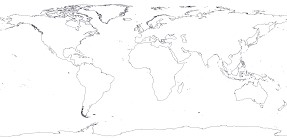
#> input picture plotting_data_on_maps/world_map_coastlines.jpg, 287 x 138 px
$ python training_picture_in_pyplot.py
#> lines starting #> are read from the running program, lines starting #| are printed output that depends on the picture
### plotting_data_on_maps/eq_explore_data.py
#Explore the structure of the data. I follow chapter in Crash course python
#learning goals: extract data from json files, plot with plotly
import json

#--I got this from https://earthquake.usgs.gov/earthquakes/feed/. Chose geojson file and changed extension to json
#but you can download in excel and atom too

filename = 'eq_1_day_m1.json'
filename = 'eq_all_week.json'

#--Read .json file

with open (filename, encoding='utf8') as f:  #enconding cause the original sent a "decodingerror 'charmap' unable...
    all_eq_data = json.load(f)

#'''this creates a jason file which is more readable for humans but same thing as the original
readable_file = 'readable_eq_data.json'
with open (readable_file, 'w') as f:
    json.dump(all_eq_data, f, indent = 4)
#'''

#--Make a list of all earthquakes

'''Focused learning
Here you can focus in just the way you get magnitudes

all_eq_dicts = all_eq_data['features'] #look at readable_eq_data.json to understand you pick a dict with all eq
mags =[]
for eq_dict in all_eq_dicts:
    mag = eq_dict['properties']['mag']
    mags.append(mag) '''

#--extracting location data
all_eq_dicts = all_eq_data['features'] #look at readable_eq_data.json to understand you pick a dict with all eq
mags,lons, lats =[] , [], []

for eq_dict in all_eq_dicts:
    mag = eq_dict['properties']['mag']
    lon = eq_dict['geometry']['coordinates'][0]
    lat = eq_dict['geometry']['coordinates'][1]
    mags.append(mag)
    lons.append(lon)
    lats.append(lat)

'''by the way you can create a np.array by eq_array = np.array[lons,lats,mags] , (shape 3,180)'''

### plotting_data_on_maps/training_picture_in_pyplot.py
'''
learning goals:
-matplotlib tool for maps is basemap which is very complicated to install
-plotly has an easier tool
-I check if it´s doable to draw a map in the background and then .scatter(x,y)
where x are a list of longitudes and y of latitudes
-I see it´s doable, next step wonder is open street map let´s pick specific maps,
not just world maps
'''

import matplotlib.pyplot as plt

#will draw a world map with size after the image size
img = plt.imread('world_map_coastlines.jpg')
#> img is the input picture: shape (138, 287, 3); mean R, G, B 250.1, 250.1, 250.2
#> (reads plotting_data_on_maps/eq_all_week.json from the repository)
fig, ax = plt.subplots()
ax.imshow(img)        #extension is that of the original image
plt.show()

#Now let´s say we want to change the extension to 50x100

fig, ax = plt.subplots()
ax.imshow(img, extent =[0,100,0,50] ) #format xmin,xmax,ymin,ymax
plt.show()

#now let´s simulate coordinates

fig, ax = plt.subplots()
ax.imshow(img, extent =[-180,+180,-90,+90] ) #format xmin,xmax,ymin,ymax
plt.show()

#now import data from eq_explore_data.py
from eq_explore_data import lons,lats

fig, ax = plt.subplots()
ax.imshow(img, extent =[-180,+180,-90,+90] ) #format xmin,xmax,ymin,ymax
ax.scatter (lons, lats)
plt.show()
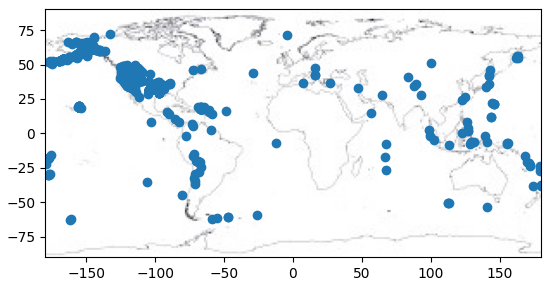
#> figure drawn by matplotlib, 1 panel
